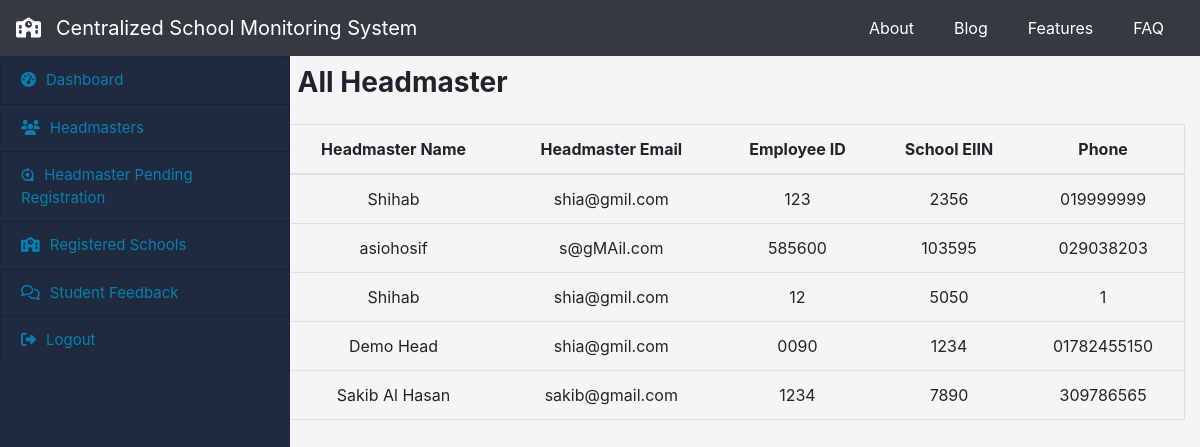
Page /allheadmaster on the earlier database version.
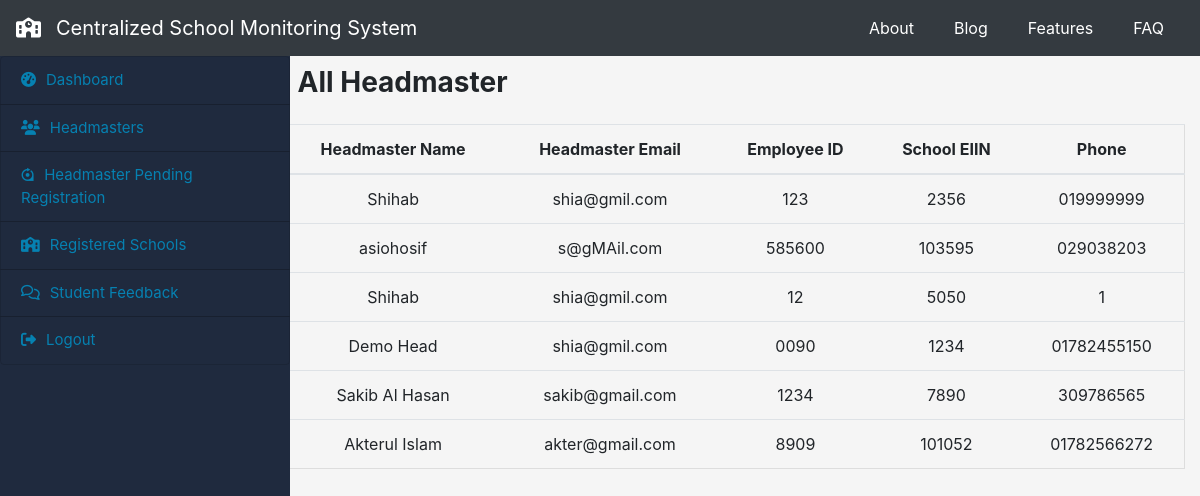
Same page on the later database version.
### initapp/models.py (models this page shows, shortened)
class headmaster_account(models.Model):
    h_fullname = models.CharField(max_length=100, blank=False, null=False)
    h_email = models.CharField(max_length=100, blank=False, null=False)
    h_empid = models.CharField(max_length=100, primary_key=True)
    h_pass = models.CharField(max_length=50, blank=False, null=False)
    h_phone = models.CharField(max_length=50, blank=False, null=False)
    sch_eiin = models.CharField(
        max_length=25, blank=False, null=False, default=None)

### officer/views.py (the view)
# urls.py: path('allheadmaster', views.allheadmasters, name="allheadmasters"),
def allheadmasters(request):
    obj = headmaster_account.objects.all()
    return render(request, 'allheadmaster.html', {'headmasters': obj})

### officer/templates/allheadmaster.html (shortened to what this page needs)
{% extends 'o_base.html' %}
{% block content %}
<div>
    <h3 class="font-weight-bold mb-4">All Headmaster</h3>
</div>
<div class="row head_verify">
    <table class="table">
        <thead>
            <tr>
                <th scope="col">Headmaster Name</th>
                <th scope="col">Headmaster Email</th>
                <th scope="col">Employee ID</th>
                <th scope="col">School EIIN</th>
                <th scope="col">Phone</th>
            </tr>
        </thead>
        <tbody>
            {% for head in headmasters %}
            <tr>
                <td>{{ head.h_fullname }}</td>
                <td>{{ head.h_email}}</td>
                <td>{{ head.h_empid }}</td>
                <td>{{ head.sch_eiin}}</td>
                <td> {{ head.h_phone}}</td>
            </tr>
            {% endfor %}
        </tbody>
    </table>
</div>
{% endblock %}

Differences in the rows shown:
added headmaster_account: h_fullname "Akterul Islam", h_email "akter@gmail.com", h_empid "8909", sch_eiin "101052", h_phone "01782566272"
